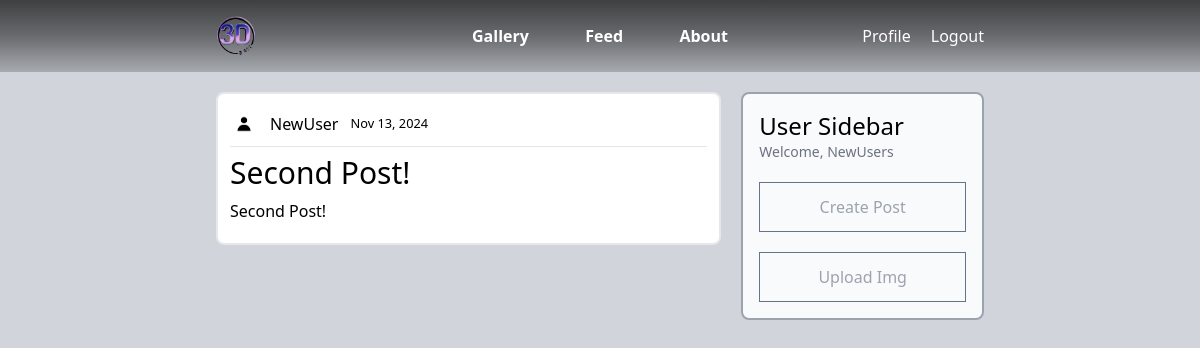
Page /post/7/ (signed in) on the committed database.
### canvas/models.py (models this page shows, shortened)
class Post(models.Model):
    title = models.CharField(max_length=100)
    content = models.TextField()
    date_posted = models.DateTimeField(default=timezone.now)
    author = models.ForeignKey(User, on_delete=models.CASCADE)

### user/models.py (models this page shows, shortened)
class Profile(models.Model):
    user = models.OneToOneField(User, on_delete=models.CASCADE)
    image = models.ImageField(default='default.jpg', upload_to='profile_pics')

### canvas/views.py (the view)
# urls.py: path('post/<int:pk>/', PostDetailView.as_view(), name='post-detail'),
class PostDetailView(DetailView):
    model = Post

### canvas/templates/canvas/post_detail.html (shortened to what this page needs)
{% extends "canvas/base.html" %}
{% block content %}
<section class="grid grid-cols-3 gap-5 mt-5">
    <div class="col-span-2">
        <div class="border-2 rounded-lg p-3 mb-4 bg-white">
            <div class="flex items-center mb-1 w-full">
                <img class="rounded-full h-7 w-7 my-1" src="{{ object.author.profile.image.url }}" alt="">
                <a class="px-3" href="">{{ object.author }}</a>
                <small class="w-24">{{ object.date_posted|date:"M d, Y" }}</small>
            </div>
            <hr>
            <h1 class="text-3xl my-2">{{ object.title }}</h1>
            <p class="mb-2">{{ object.content }}</p>
        </div>
    </div>
    <div class="col-span-1 self-start p-4 border-2 border-gray-400 rounded-lg bg-gray-50 ">
        <h3 class="text-2xl">User Sidebar</h3>
        {% if user.is_authenticated %}
        <p class="text-sm text-gray-500">Welcome, {{ user.username }}</p>
        <ul class="mt-5 divide-y divide-gray-200 bg-gray-50 border-slate-500 border">
            <li class="text-gray-400"><a href="{% url 'post-create' %}" class="block p-3 w-full text-center">Create Post</a></li>
        </ul>
        <ul class="mt-5 divide-y divide-gray-200 bg-gray-50 border-slate-500 border">
            <li class="text-gray-400"><a href="{% url 'image-create' %}" class="block p-3 w-full text-center">Upload Img</a></li>
        </ul>
        {% else %}
        <p class="text-sm text-gray-500">Login to Access User Panel</p>
        {% endif %}
    </div>
</section>
{% endblock content %}

### rows in the picture
Post: author.profile.image (placeholder picture), author "NewUser", date_posted "Nov 13, 2024", title "Second Post!", content "Second Post!"

### other values in the picture
{{ user.username }} "NewUsers"
